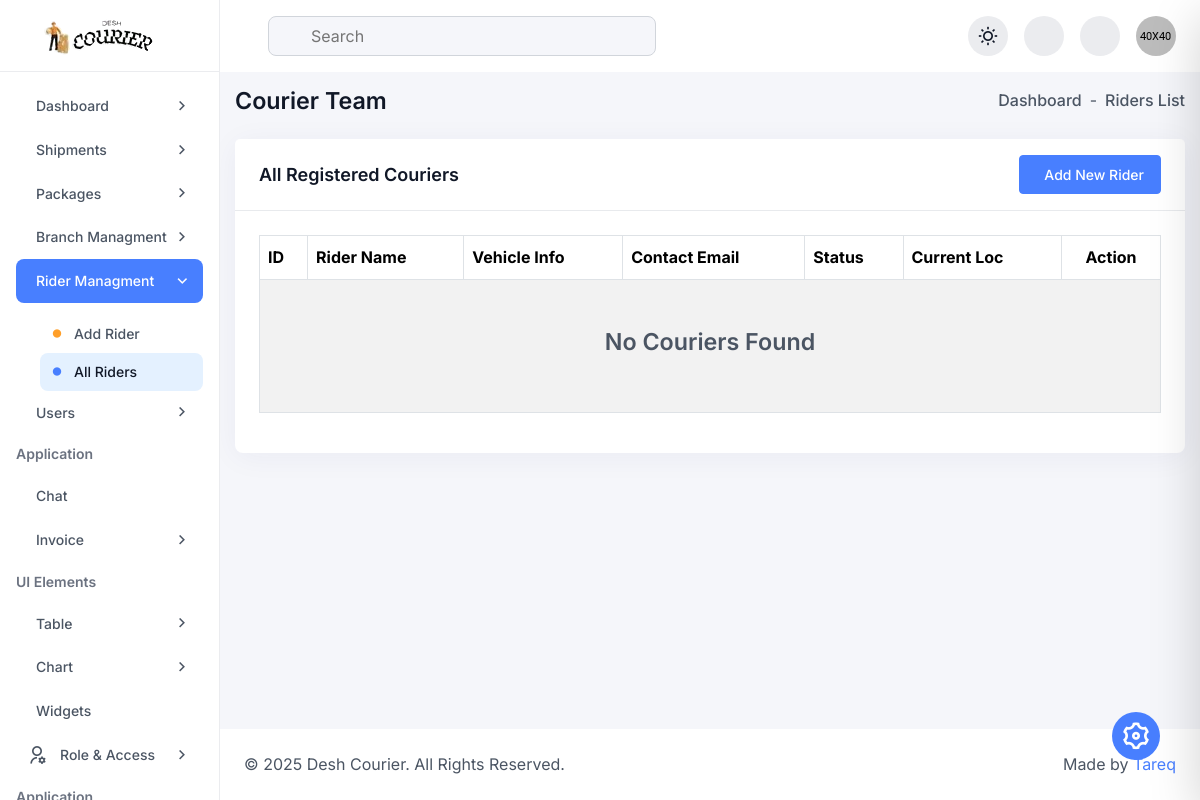
The page /admin/riders.php (signed in) on the database as committed earlier.
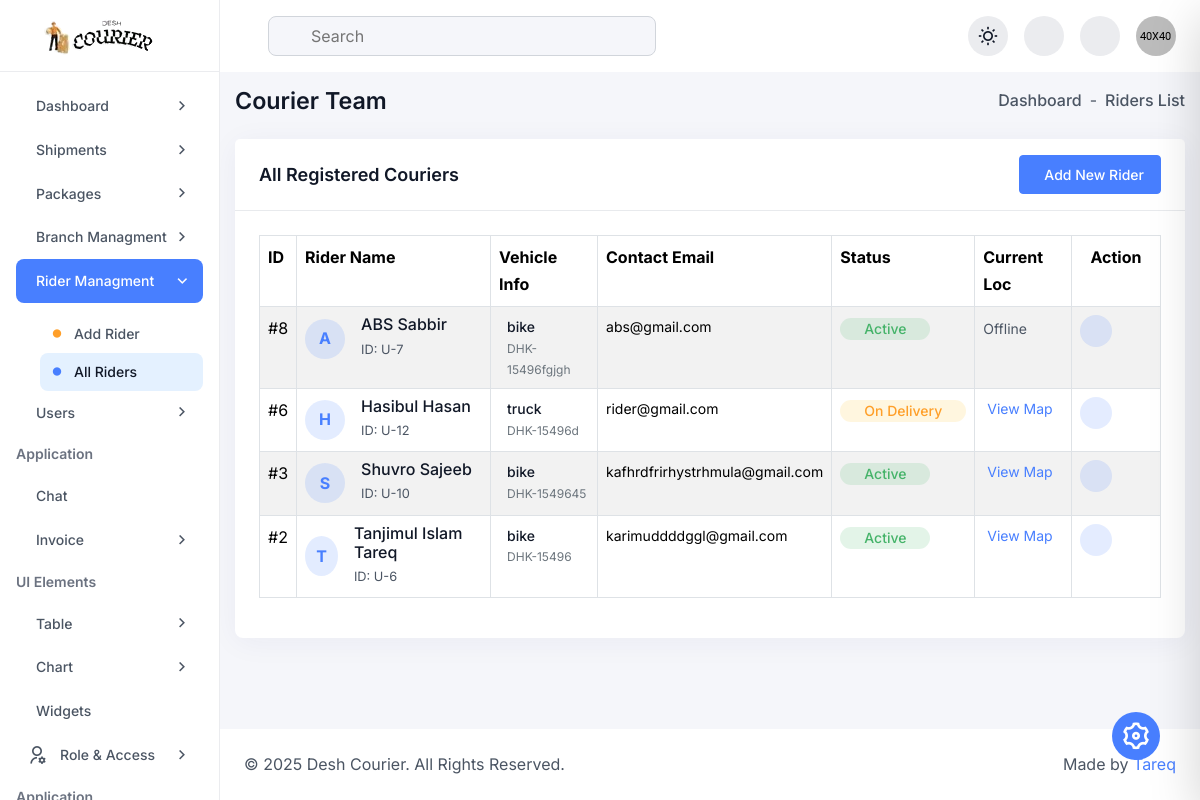
The same page on the database as committed later.
### tables this page shows
CREATE TABLE `couriers` (
  `courier_id` int(11) NOT NULL,
  `user_id` int(11) NOT NULL,
  `vehicle_type` enum('bike','bicycle','van','truck') DEFAULT 'bike',
  `vehicle_plate_number` varchar(50) DEFAULT NULL,
  `status` enum('available','busy','offline') DEFAULT 'offline',
  `current_latitude` decimal(10,8) DEFAULT NULL,
  `current_longitude` decimal(11,8) DEFAULT NULL
);

CREATE TABLE `users` (
  `user_id` int(11) NOT NULL,
  `full_name` varchar(100) NOT NULL,
  `email` varchar(100) NOT NULL,
  `password_hash` varchar(255) NOT NULL,
  `phone` varchar(20) DEFAULT NULL,
  `role` enum('admin','staff','customer') DEFAULT 'customer',
  `department` varchar(100) DEFAULT NULL,
  `designation` varchar(100) DEFAULT NULL,
  `description` text DEFAULT NULL,
  `created_at` timestamp NOT NULL DEFAULT current_timestamp(),
  `profile_image` varchar(255) DEFAULT NULL,
  `status` enum('Active','Inactive','Pending') NOT NULL DEFAULT 'Active',
  `permission_group` varchar(50) DEFAULT 'View Only',
  `location` varchar(100) DEFAULT 'Unknown',
  `reset_token` varchar(255) DEFAULT NULL,
  `reset_token_expire` datetime DEFAULT NULL
);

### admin/riders.php (the view, shortened to what this page needs)
<?php
require 'db.php';
try {
    $sql = "SELECT c.*, u.full_name, u.email
            FROM couriers c
            JOIN users u ON c.user_id = u.user_id
            ORDER BY c.courier_id DESC";
    $stmt = $pdo->query($sql);
    $couriers = $stmt->fetchAll(PDO::FETCH_ASSOC);
} catch (Exception $e) {
    $couriers = [];
}
?>
<?php include "inc/header.php"?>
<div class="dashboard-main-body">
    <div class="d-flex flex-wrap align-items-center justify-content-between gap-3 mb-24">
        <h6 class="fw-semibold mb-0">Courier Team</h6>
        <ul class="d-flex align-items-center gap-2">
            <li class="fw-medium">
                <a href="index.html" class="d-flex align-items-center gap-1 hover-text-primary">
                    Dashboard
                </a>
            </li>
            <li>-</li>
            <li class="fw-medium">Riders List</li>
        </ul>
    </div>
    <div class="card h-100 p-0 radius-12">
        <div class="card-header border-bottom bg-base py-16 px-24 d-flex align-items-center justify-content-between">
            <h6 class="text-lg fw-semibold mb-0">All Registered Couriers</h6>
            <a href="add_courier.php" class="btn btn-primary-600 btn-sm px-3 d-flex align-items-center gap-2">
                <iconify-icon icon="solar:add-circle-bold" class="text-lg"></iconify-icon> Add New Rider
            </a>
        </div>
        <div class="card-body p-24">
            <div class="table-responsive scroll-sm">
                <table class="table table-bordered table-striped table-hover">
                    <thead class="bg-light">
                        <tr>
                            <th scope="col">ID</th>
                            <th scope="col">Rider Name</th>
                            <th scope="col">Vehicle Info</th>
                            <th scope="col">Contact Email</th> <th scope="col">Status</th>
                            <th scope="col">Current Loc</th>
                            <th scope="col" class="text-center">Action</th>
                        </tr>
                    </thead>
                    <tbody>
                        <?php if (count($couriers) > 0): ?>
                            <?php foreach ($couriers as $rider): ?>
                                <tr>
                                    <td>#<?= $rider['courier_id'] ?></td>
                                    <td>
                                        <div class="d-flex align-items-center">
                                            <div class="w-40-px h-40-px rounded-circle bg-primary-light d-flex justify-content-center align-items-center text-primary-600 fw-bold me-3">
                                                <?= strtoupper(substr($rider['full_name'], 0, 1)) ?>
                                            </div>
                                            <div>
                                                <h6 class="text-md mb-0 fw-medium"><?= htmlspecialchars($rider['full_name']) ?></h6>
                                                <small class="text-secondary-light">ID: U-<?= $rider['user_id'] ?></small>
                                            </div>
                                        </div>
                                    </td>
                                    <td>
                                        <div class="d-flex align-items-center gap-2">
                                            <div>
                                                <span class="d-block text-sm fw-medium text-primary-light"><?= htmlspecialchars($rider['vehicle_type']) ?></span>
                                                <span class="d-block text-xs text-secondary"><?= htmlspecialchars($rider['vehicle_plate_number']) ?></span>
                                            </div>
                                        </div>
                                    </td>
                                    <td>
                                        <span class="d-block text-sm"><?= htmlspecialchars($rider['email']) ?></span>
                                    </td>
                                    <td>
                                        <?php if ($rider['status'] == 'available'): ?>
                                            <span class="badge bg-success-focus text-success-main px-24 py-4 rounded-pill fw-medium text-sm">Active</span>
                                        <?php elseif ($rider['status'] == 'busy'): ?>
                                            <span class="badge bg-warning-focus text-warning-main px-24 py-4 rounded-pill fw-medium text-sm">On Delivery</span>
                                        <?php else: ?>
                                            <span class="badge bg-danger-focus text-danger-main px-24 py-4 rounded-pill fw-medium text-sm">Inactive</span>
                                        <?php endif; ?>
                                    </td>
                                    <td>
                                        <?php if($rider['current_latitude'] != 0): ?>
                                            <a href="https://maps.google.com/?q=<?= $rider['current_latitude'] ?>,<?= $rider['current_longitude'] ?>" target="_blank" class="text-primary-600 text-sm hover-text-primary-800 d-flex align-items-center gap-1">
                                                <iconify-icon icon="solar:map-point-bold"></iconify-icon> View Map
                                            </a>
                                        <?php else: ?>
                                            <span class="text-secondary-light text-sm">Offline</span>
                                        <?php endif; ?>
                                    </td>
                                    <td class="text-center">
                                        <div class="d-flex align-items-center justify-content-center gap-2">
                                            <a href="#" class="w-32-px h-32-px bg-primary-light text-primary-600 rounded-circle d-flex justify-content-center align-items-center">
                                            </a>
                                            <a href="#" class="w-32-px h-32-px bg-danger-light text-danger-600 rounded-circle d-flex justify-content-center align-items-center" onclick="return confirm('Are you sure?');">
                                            </a>
                                        </div>
                                    </td>
                                </tr>
                            <?php endforeach; ?>
                        <?php else: ?>
                            <tr>
                                <td colspan="7" class="text-center py-5">
                                    <h6 class="text-secondary-light">No Couriers Found</h6>
                                </td>
                            </tr>
                        <?php endif; ?>
                    </tbody>
                </table>
            </div>
        </div>
    </div>
</div>
<?php include "inc/footer.php" ?>

### admin/inc/header.php (shortened to what this page needs)
<!DOCTYPE html>
<html lang="en" data-theme="light">
<head>
  <link rel="stylesheet" href="assets/css/remixicon.css">
  <link rel="stylesheet" href="assets/css/lib/bootstrap.min.css">
  <link rel="stylesheet" href="assets/css/lib/apexcharts.css">
  <link rel="stylesheet" href="assets/css/lib/dataTables.min.css">
  <link rel="stylesheet" href="assets/css/lib/editor-katex.min.css">
  <link rel="stylesheet" href="assets/css/lib/editor.atom-one-dark.min.css">
  <link rel="stylesheet" href="assets/css/lib/editor.quill.snow.css">
  <link rel="stylesheet" href="assets/css/lib/flatpickr.min.css">
  <link rel="stylesheet" href="assets/css/lib/full-calendar.css">
  <link rel="stylesheet" href="assets/css/lib/jquery-jvectormap-2.0.5.css">
  <link rel="stylesheet" href="assets/css/lib/magnific-popup.css">
  <link rel="stylesheet" href="assets/css/lib/slick.css">
  <link rel="stylesheet" href="assets/css/lib/prism.css">
  <link rel="stylesheet" href="assets/css/lib/file-upload.css">
  <link rel="stylesheet" href="assets/css/lib/audioplayer.css">
  <link rel="stylesheet" href="assets/css/style.css">
</head>
<body>
  <button type="button"
    class="theme-customization__button w-48-px h-48-px bg-primary-600 text-white rounded-circle d-flex justify-content-center align-items-center position-fixed end-0 bottom-0 mb-40 me-40 text-2xxl bg-hover-primary-700">
    <i class="ri-settings-3-line animate-spin"></i>
  </button>
  <aside class="sidebar">
    <div>
      <a href="index.php" class="sidebar-logo">
        <img src="assets/images/desh_courier-removebg-preview.png" alt="site logo" class="light-logo">
      </a>
    </div>
    <div class="sidebar-menu-area">
      <ul class="sidebar-menu" id="sidebar-menu">
        <li class="dropdown">
          <a href="javascript:void(0)">
            <span>Dashboard</span>
          </a>
        </li>
        <li class="dropdown">
          <a href="javascript:void(0)">
            <span>Shipments</span>
          </a>
        </li>
        <li class="dropdown">
          <a href="javascript:void(0)">
            <span>Packages</span>
          </a>
        </li>
        <li class="dropdown">
          <a href="javascript:void(0)">
            <span>Branch Managment</span>
          </a>
        </li>
        <li class="dropdown">
          <a href="javascript:void(0)">
            <span>Rider Managment</span>
          </a>
          <ul class="sidebar-submenu">
            <li>
              <a href="add-rider.php"><i class="ri-circle-fill circle-icon text-warning-main w-auto"></i>
                Add Rider</a>
            </li>
            <li>
              <a href="riders.php"><i class="ri-circle-fill circle-icon text-primary-600 w-auto"></i> All Riders</a>
            </li>
          </ul>
        </li>
        <li class="dropdown">
          <a href="javascript:void(0)">
            <span>Users</span>
          </a>
        </li>
        <li class="sidebar-menu-group-title">Application</li>
        <li>
          <a href="chat-message.html">
            <span>Chat</span>
          </a>
        </li>
        <li class="dropdown">
          <a href="javascript:void(0)">
            <span>Invoice</span>
          </a>
        </li>
        <li class="sidebar-menu-group-title">UI Elements</li>
        <li class="dropdown">
          <a href="javascript:void(0)">
            <span>Table</span>
          </a>
        </li>
        <li class="dropdown">
          <a href="javascript:void(0)">
            <span>Chart</span>
          </a>
        </li>
        <li>
          <a href="widgets.html">
            <span>Widgets</span>
          </a>
        </li>
        <li class="dropdown">
          <a href="javascript:void(0)">
            <i class="ri-user-settings-line text-xl me-14 d-flex w-auto"></i>
            <span>Role & Access</span>
          </a>
        </li>
        <li class="sidebar-menu-group-title">Application</li>
      </ul>
    </div>
  </aside>
  <main class="dashboard-main">
    <div class="navbar-header">
      <div class="row align-items-center justify-content-between">
        <div class="col-auto">
          <div class="d-flex flex-wrap align-items-center gap-4">
            <form class="navbar-search">
              <input type="text" name="search" placeholder="Search">
            </form>
          </div>
        </div>
        <div class="col-auto">
          <div class="d-flex flex-wrap align-items-center gap-3">
            <button type="button" data-theme-toggle
              class="w-40-px h-40-px bg-neutral-200 rounded-circle d-flex justify-content-center align-items-center"></button>
            <div class="dropdown">
              <button
                class="has-indicator w-40-px h-40-px bg-neutral-200 rounded-circle d-flex justify-content-center align-items-center"
                type="button" data-bs-toggle="dropdown">
              </button>
            </div>
            <div class="dropdown">
              <button
                class="has-indicator w-40-px h-40-px bg-neutral-200 rounded-circle d-flex justify-content-center align-items-center"
                type="button" data-bs-toggle="dropdown">
              </button>
            </div>
            <div class="dropdown">
              <button class="d-flex justify-content-center align-items-center rounded-circle" type="button"
                data-bs-toggle="dropdown">
                <img src="assets/images/user.png" alt="image" class="w-40-px h-40-px object-fit-cover rounded-circle">
              </button>
            </div>
          </div>
        </div>
      </div>
    </div>

### admin/inc/footer.php (shortened to what this page needs)
<footer class="d-footer">
  <div class="row align-items-center justify-content-between">
    <div class="col-auto">
      <p class="mb-0">© 2025 Desh Courier. All Rights Reserved.</p>
    </div>
    <div class="col-auto">
      <p class="mb-0">Made by <span class="text-primary-600">Tareq</span></p>
    </div>
  </div>
</footer>
</main>
</body>
</html>

Rows that differ between the two databases and show on the page:
added couriers: courier_id "8", user.full_name "A", user.full_name "ABS Sabbir", user "7", vehicle_type "bike", vehicle_plate_number "DHK-15496fgjgh", user.email "abs@gmail.com", status "Active", current_latitude "Offline"
added couriers: courier_id "6", user.full_name "H", user.full_name "Hasibul Hasan", user "12", vehicle_type "truck", vehicle_plate_number "DHK-15496d", user.email "rider@gmail.com", status "On Delivery"
added couriers: courier_id "3", user.full_name "S", user.full_name "Shuvro Sajeeb", user "10", vehicle_type "bike", vehicle_plate_number "DHK-1549645", user.email "kafhrdfrirhystrhmula@gmail.com", status "Active"
added couriers: courier_id "2", user.full_name "T", user.full_name "Tanjimul Islam Tareq", user "6", vehicle_type "bike", vehicle_plate_number "DHK-15496", user.email "karimuddddggl@gmail.com", status "Active"
Other text that changed with them:
text no longer shown: "No Couriers Found"
